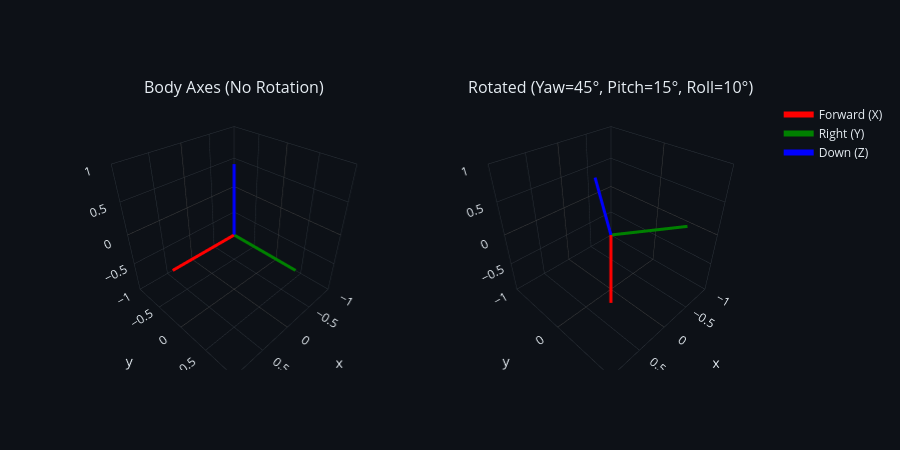

Notebook cell for this chart:
### Code cell
# Visualize rotation effect on aircraft axes
# Define aircraft body axes (before rotation)
body_axes = np.array([
    [1, 0, 0],  # Forward (nose)
    [0, 1, 0],  # Right wing
    [0, 0, 1],  # Down
]).T

# Apply rotation
rotated_axes = R @ body_axes

fig = make_subplots(rows=1, cols=2, specs=[[{'type': 'scene'}, {'type': 'scene'}]],
                    subplot_titles=['Body Axes (No Rotation)', 
                                   f'Rotated (Yaw={np.degrees(yaw):.0f}°, Pitch={np.degrees(pitch):.0f}°, Roll={np.degrees(roll):.0f}°)'])

colors = ['red', 'green', 'blue']
labels = ['Forward (X)', 'Right (Y)', 'Down (Z)']

# Plot before rotation (left)
for i, (color, label) in enumerate(zip(colors, labels)):
    fig.add_trace(
        go.Scatter3d(x=[0, body_axes[0, i]], y=[0, body_axes[1, i]], z=[0, body_axes[2, i]],
                     mode='lines', line=dict(color=color, width=6),
                     name=label),
        row=1, col=1
    )

# Plot after rotation (right)
for i, (color, label) in enumerate(zip(colors, labels)):
    fig.add_trace(
        go.Scatter3d(x=[0, rotated_axes[0, i]], y=[0, rotated_axes[1, i]], z=[0, rotated_axes[2, i]],
                     mode='lines', line=dict(color=color, width=6),
                     showlegend=False),
        row=1, col=2
    )

scene_layout = dict(
    xaxis=dict(range=[-1, 1], gridcolor='#30363d'),
    yaxis=dict(range=[-1, 1], gridcolor='#30363d'),
    zaxis=dict(range=[-1, 1], gridcolor='#30363d'),
    aspectmode='cube'
)

fig.update_layout(
    template=dark_template,
    height=450,
    scene=scene_layout,
    scene2=scene_layout,
)
fig.show()

### Figure 1 — Plotly figure (JSON) as saved in the notebook; plotly's stock layout.template omitted (floating-point values rounded to 4 significant figures)
{"data": [{"line": {"color": "red", "width": 6}, "mode": "lines", "name": "Forward (X)", "scene": "scene", "type": "scatter3d", "x": [0, 1], "y": [0, 0], "z": [0, 0]}, {"line": {"color": "green", "width": 6}, "mode": "lines", "name": "Right (Y)", "scene": "scene", "type": "scatter3d", "x": [0, 0], "y": [0, 1], "z": [0, 0]}, {"line": {"color": "blue", "width": 6}, "mode": "lines", "name": "Down (Z)", "scene": "scene", "type": "scatter3d", "x": [0, 0], "y": [0, 0], "z": [0, 1]}, {"line": {"color": "red", "width": 6}, "mode": "lines", "scene": "scene2", "showlegend": false, "type": "scatter3d", "x": [0, 0.683], "y": [0, 0.683], "z": [0, -0.2588]}, {"line": {"color": "green", "width": 6}, "mode": "lines", "scene": "scene2", "showlegend": false, "type": "scatter3d", "x": [0, -0.6646], "y": [0, 0.7281], "z": [0, 0.1677]}, {"line": {"color": "blue", "width": 6}, "mode": "lines", "scene": "scene2", "showlegend": false, "type": "scatter3d", "x": [0, 0.303], "y": [0, 0.05744], "z": [0, 0.9513]}], "layout": {"annotations": [{"font": {"size": 16}, "showarrow": false, "text": "Body Axes (No Rotation)", "x": 0.225, "xanchor": "center", "xref": "paper", "y": 1, "yanchor": "bottom", "yref": "paper"}, {"font": {"size": 16}, "showarrow": false, "text": "Rotated (Yaw=45°, Pitch=15°, Roll=10°)", "x": 0.775, "xanchor": "center", "xref": "paper", "y": 1, "yanchor": "bottom", "yref": "paper"}], "height": 450, "scene": {"aspectmode": "cube", "domain": {"x": [0, 0.45], "y": [0, 1]}, "xaxis": {"gridcolor": "#30363d", "range": [-1, 1]}, "yaxis": {"gridcolor": "#30363d", "range": [-1, 1]}, "zaxis": {"gridcolor": "#30363d", "range": [-1, 1]}}, "scene2": {"aspectmode": "cube", "domain": {"x": [0.55, 1], "y": [0, 1]}, "xaxis": {"gridcolor": "#30363d", "range": [-1, 1]}, "yaxis": {"gridcolor": "#30363d", "range": [-1, 1]}, "zaxis": {"gridcolor": "#30363d", "range": [-1, 1]}}}}
